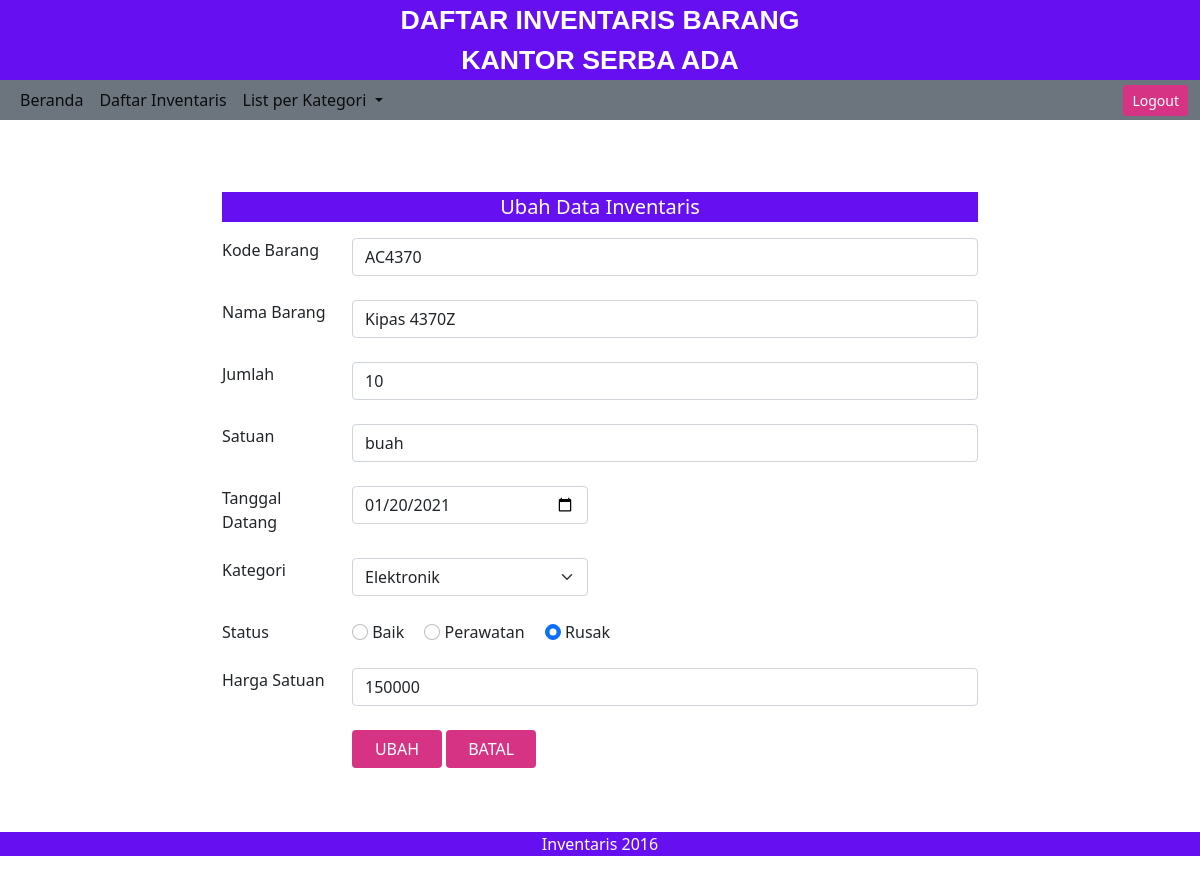
The page /form_edit.php?kode_barang=AC4370 (signed in) on the database its author committed.
### tables this page shows
CREATE TABLE `inventaris` (
  `kode_barang` varchar(10) NOT NULL,
  `nama_barang` varchar(30) NOT NULL,
  `jumlah` int(11) NOT NULL,
  `satuan` varchar(15) NOT NULL,
  `tgl_datang` date NOT NULL,
  `kategori` varchar(20) NOT NULL,
  `status_barang` varchar(20) NOT NULL,
  `harga` int(20) NOT NULL
);

### form_edit.php (the view, shortened to what this page needs)
<html>
  <head>
    <link rel="stylesheet" href="assets/css/bootstrap.css">
    <link rel="stylesheet" href="assets/js/bootstrap.js">
  </head>
  <body>
    <div class="text-center text-white fw-bold" style="background-color: #6610f2; font-size: 20pt; font-family: sans-serif; margin-bottom: -16px;">
      <p>DAFTAR INVENTARIS BARANG<br>KANTOR SERBA ADA</p>
    </div>
    <nav class="navbar navbar-expand-lg navbar-light bg-secondary pt-0 pb-0" >
      <div class="container-fluid ms-auto">
        <div class="collapse navbar-collapse" id="navbarNavDropdown">
          <ul class="navbar-nav">
            <li class="nav-item">
              <a class="nav-link active" aria-current="page" href="index.php">Beranda</a>
            </li>
            <li class="nav-item">
              <a class="nav-link active" aria-current="page" href="daftar_inventaris.php">Daftar Inventaris</a>
            </li>
            <li class="nav-item dropdown">
              <a class="nav-link dropdown-toggle active" href="#" id="navbarDropdownMenuLink" role="button" data-bs-toggle="dropdown" aria-expanded="false">
                List per Kategori
              </a>
            </li>
          </ul>
        </div>
        <a href="logout.php">
         <button class="btn btn-sm text-white" style="background-color:  #d63384;">Logout</button>
        </a>
      </div>
    </nav>
    <br><br><br>
    <div class="container" style="width: 65%;">
    <div style="background-color: #6610f2;">
      <p class="text-center text-white" style="font-size: 15pt;">Ubah Data Inventaris</p>
    </div>
    <?php
      include "koneksi.php";
      $kode_barang=$_GET['kode_barang'];
      $query=mysqli_query($konek, "SELECT * from inventaris where kode_barang='$kode_barang'");
      $data=mysqli_fetch_array($query);
    ?>
    <form method="POST" action="update.php">
      <div class="form-group">
          <div class="row">
            <div class="col-md-2">
              <label for="kode">Kode Barang</label>
            </div>
            <div class="col-md-10">
              <input type="text" name="kode_barang" class="form-control" value="<?php echo $data['kode_barang']; ?>" placeholder="Kode Barang" id="kode">
            </div>
          </div>
        </div>
        <br><div class="form-group">
          <div class="row">
            <div class="col-md-2">
              <label for="nama">Nama Barang</label>
            </div>
            <div class="col-md-10">
              <input type="text" name="nama_barang" class="form-control" value="<?php echo $data['nama_barang']; ?>" placeholder="Nama Barang" id="nama">
            </div>
          </div>
        </div>
        <br><div class="form-group">
          <div class="row">
            <div class="col-md-2">
              <label for="jumlah">Jumlah</label>
            </div>
            <div class="col-md-10">
              <input type="text" name="jumlah" class="form-control" value="<?php echo $data['jumlah']; ?>" placeholder="Jumlah" id="jumlah">
            </div>
          </div>
        </div>
        <br><div class="form-group">
          <div class="row">
            <div class="col-md-2">
              <label for="satuan">Satuan</label>
            </div>
            <div class="col-md-10">
              <input type="text" name="satuan" class="form-control" value="<?php echo $data['satuan']; ?>" placeholder="Satuan" id="satuan">
            </div>
          </div>
        </div>
        <br><div class="form-group">
          <div class="row">
            <div class="col-md-2">
              <label for="tgl">Tanggal Datang</label>
            </div>
            <div class="col-md-4">
              <input type="date" name="tgl_datang" class="form-control" value="<?php echo $data['tgl_datang']; ?>" id="tgl">
            </div>
          </div>
        </div>
        <br><div class="form-group">
          <div class="row">
            <div class="col-md-2">
              <label>Kategori</label>
            </div>
            <div class="col-md-4">
              <select name="kategori" class="form-select">
                <option value="Elektronik" <?php if ($data['kategori']=="Elektronik") echo "selected";?>>Elektronik</option>
              </select>
            </div>
          </div>
        </div>
        <br><div class="form-group">
          <div class="row">
                <div class="col-md-2">
                    <label>Status</label>
                </div>
                <div class="col-md-10">
                  <div class="form-check-inline">
                     <input type="radio" class="form-check-input" name="status_barang" value="Baik" <?php if ($data['status_barang']=="Baik") echo "checked";?>>
                       <label>Baik</label>
                  </div>
                  <div class="form-check-inline">
                     <input type="radio" class="form-check-input" name="status_barang" value="Perawatan" <?php if ($data['status_barang']=="Perawatan") echo "checked";?>>
                        <label>Perawatan</label>
                  </div>
                  <div class="form-check-inline">
                     <input type="radio" class="form-check-input" name="status_barang" value="Rusak" <?php if ($data['status_barang']=="Rusak") echo "checked";?>>
                        <label>Rusak</label>
                  </div>
                </div>
            </div>
        </div>
        <br><div class="form-group">
          <div class="row">
            <div class="col-md-2">
              <label for="harga">Harga Satuan</label>
            </div>
            <div class="col-md-10">
              <input type="text" name="harga" class="form-control" value="<?php echo $data['harga']; ?>" placeholder="Harga Satuan" id="harga">
            </div>
          </div>
        </div>
        <br><div class="form-group">
          <div class="row">
            <div class="col-md-2">
            </div>
            <div class="col-md-10">
              <button type="submit" class="btn text-white" style="background-color: #d63384; width: 90px;">UBAH</button>
              <button type="reset" class="btn text-white" style="background-color: #d63384; width: 90px;">BATAL</button>
            </div>
          </div>
        </div>
    </form>
    </div>
    <br><br>
    <div class="text-center text-white" style="background-color: #6610f2;">
      <p>Inventaris 2016</p>
    </div>
  </body>
</html>

### rows shown on the page
inventaris: kode_barang "AC4370", nama_barang "Kipas 4370Z", jumlah "10", satuan "buah", tgl_datang "01/20/2021", kategori "Elektronik", status_barang "☑", harga "150000"
